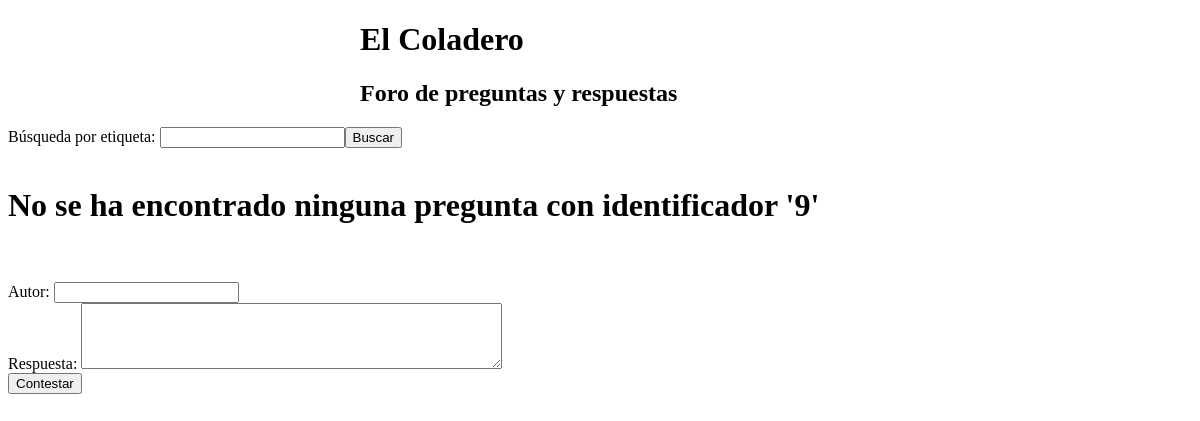
/show_question?id=9, run on an earlier commit of the app's database.
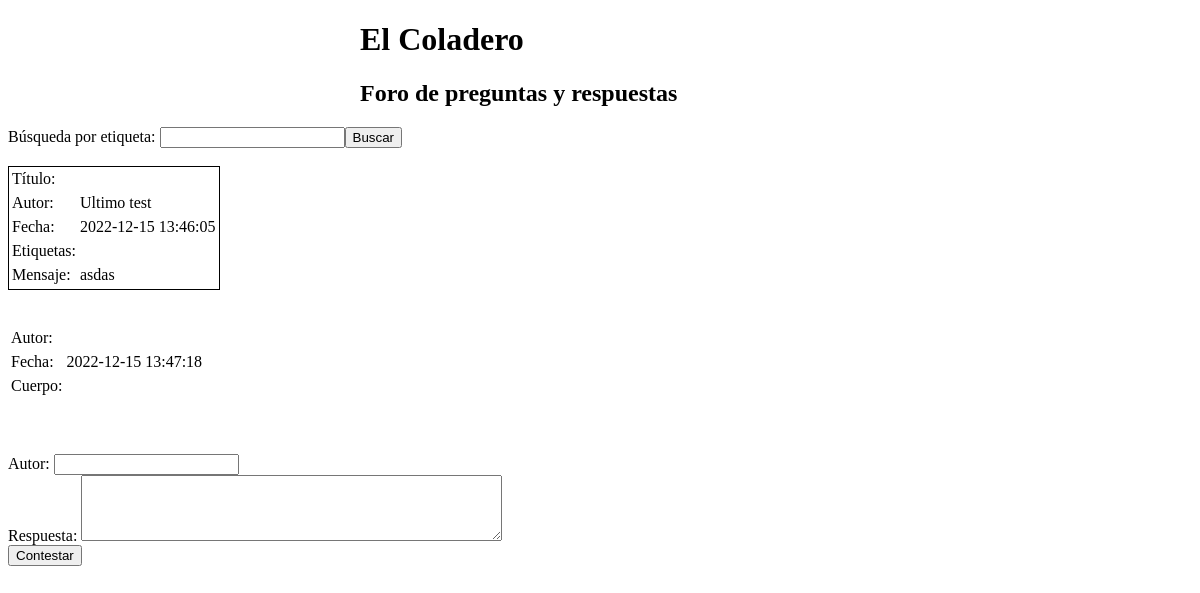
And on a later commit of the database.
### tables this page shows
CREATE TABLE Questions (
  id INTEGER PRIMARY KEY, 
  author VARCHAR(50), 
  title VARCHAR(200), 
  body TEXT, 
  time datetime, 
  tags VARCHAR(200)
);

CREATE TABLE Replies (
	id INTEGER PRIMARY KEY,
	author VARCHAR(50),
	body TEXT,
	time DATETIME,
	question_id INTEGER,
	
	FOREIGN KEY (question_id) REFERENCES Questions(id)
);

### coladero.py (the view)
@app.route('/show_question', methods=['GET'])
def show_question():
    ident = request.args.get('id')
    conn = sqlite3.connect(DBPATH)
    cur = conn.cursor()
    qbody1 = """SELECT author,title,time,tags,body
                FROM Questions
                WHERE id=:ident"""
    qbody2 = """SELECT author,time,body
                FROM Replies
                WHERE question_id=:ident"""
    params = {'ident': ident}
    cur.execute(qbody1, params)
    question = cur.fetchone()
    cur.execute(qbody2, params)
    replies = list(cur.fetchall())
    conn.close()
    return render_template("message_detail.html", q=question, replies=replies, ident=ident)

### templates/message_detail.html (shortened to what this page needs)
<!DOCTYPE html>
<html>
	<head>
	</head>
	<body>
		<header class="title"><h1>El Coladero</h1></header>
		<header class="title"><h2>Foro de preguntas y respuestas</h2></header>
    <form action="search_question">
		Búsqueda por etiqueta: <input type="search" name="tag"><input type="submit" value="Buscar">
		</form>
		<br/>
		{% if q is none %}
          <h1>No se ha encontrado ninguna pregunta con identificador '{{ident}}'</h1>
		{% else %}
		  <table class="question">
			  <tr>
		      <td>Título:</td>
		      <td class="title">{{q[1]}}</td>
		    <tr>
		    <tr>
		      <td>Autor:</td>
		      <td>{{q[0]}}</td>
		    <tr>
		    <tr>
		      <td>Fecha:</td>
		      <td>{{q[2]}}</td>
		    <tr>
		    <tr>
		      <td>Etiquetas:</td>
		      <td>{{q[3]}}</td>
		    <tr>
		    <tr>
		      <td>Mensaje:</td>
		      <td>{{q[4]}}</td>
		  </table>
		  <br/><br/>
		  {% for r in replies %}
		  <table class="reply">
		    <tr>
		      <td>Autor:</td>
		      <td>{{r[0]|safe}}</td>
		    <tr>
		    <tr>
		      <td>Fecha:</td>
		      <td>{{r[1]|safe}}</td>
		    <tr>
		    <tr>
		      <td>Cuerpo:</td>
		      <td>{{r[2]|safe}}</td>
		  </table>
		  <br/>
		  {% endfor %}
	    {% endif %}
		<br/><br/>
		<form class="contestar" action="insert_reply" method="POST">
			<label for="author">Autor:</label>
	        <input type="text" name="author"><br/>
			<label for="body">Respuesta:</label>
	        <textarea rows="4" cols="50" name="body"></textarea><br/>
	        <input type="submit" value="Contestar">
		</form>
	</body>
</html>

What changed in the data, as far as the page shows it:
added Questions: author "Ultimo test", time "2022-12-15 13:46:05", body "asdas"
added Replies: time "2022-12-15 13:47:18"
Also different on the page:
{{ ident }}: "9" → (not shown)
text no longer shown: "No se ha encontrado ninguna pregunta con identificador ' '"
text now shown: "Título: Autor: Fecha: Etiquetas: Mensaje:"
